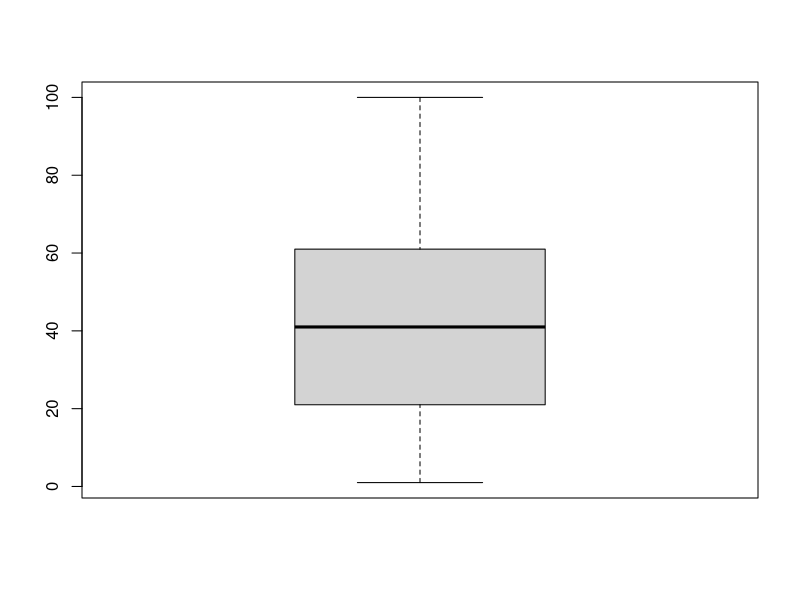
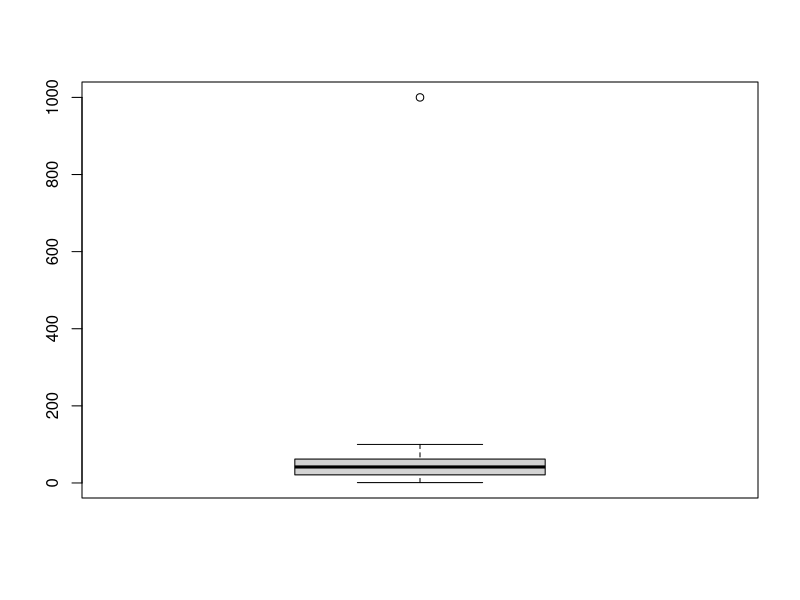

These charts were generated, in order, by the following R code:
#Outliers----

marks = c(1:80, 100, 1000)
marks2 = c(1:80, 100)

summary(marks)
summary(marks2)

boxplot(marks2) #Box plot shows 1st quantile, median and 3rd quantile as a box
boxplot(marks) #the value 1000 disintegrates the box plot very much, hence, an outlier 